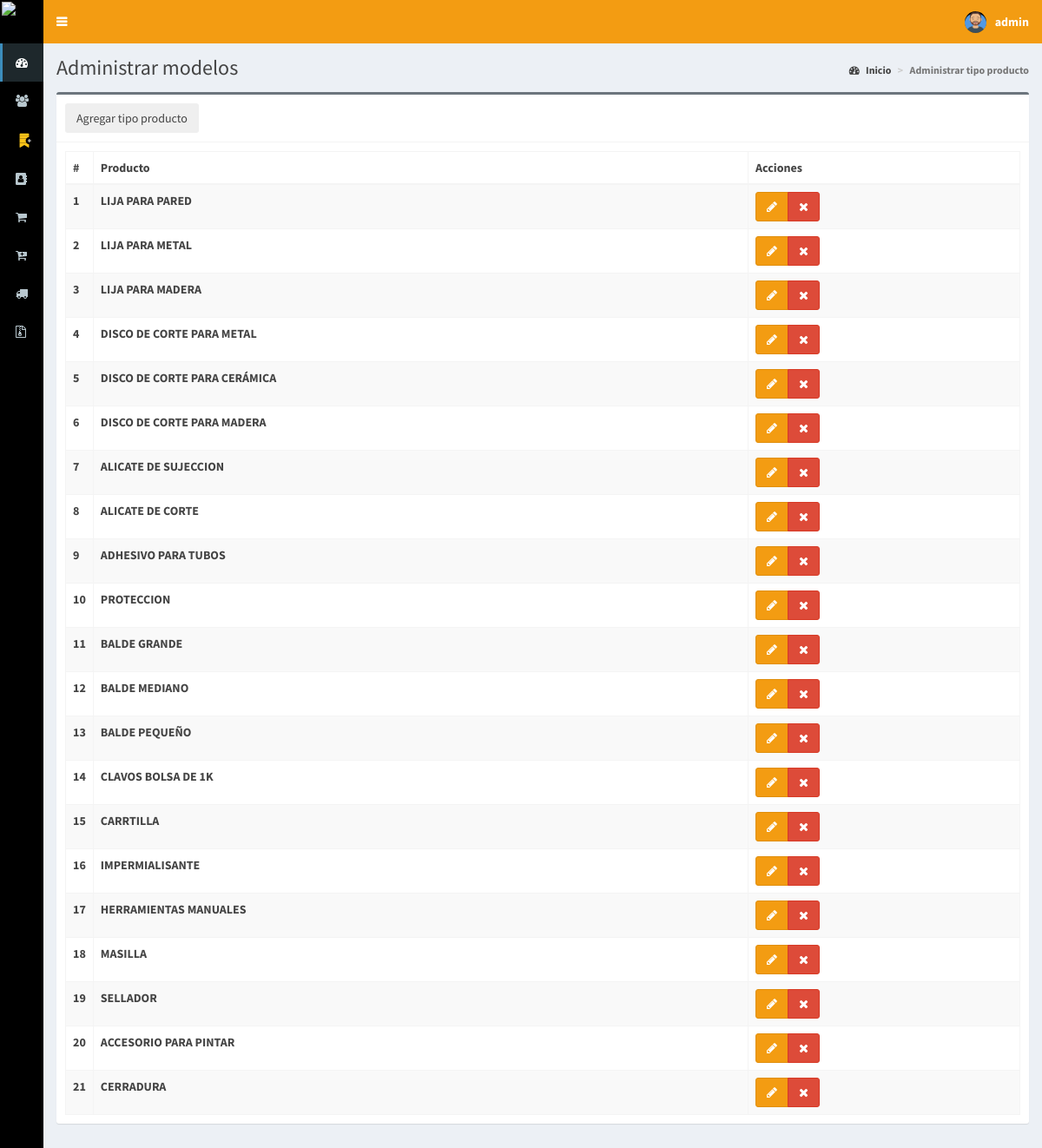
The app's page /madelas (signed in) with its own data.
### tables this page shows
CREATE TABLE `madelas` (
  `id` int(11) NOT NULL,
  `madela` text NOT NULL
);

### controladores/plantilla.controlador.php (called while the page is built)
<?php
class ControladorPlantilla{
	static public function ctrPlantilla(){
		include "vistas/plantilla.php";
	}
}

### index.php (called while the page is built, shortened)
<?php
require_once "controladores/plantilla.controlador.php";
require_once "controladores/usuarios.controlador.php";
require_once "controladores/madelas.controlador.php";
require_once "controladores/reportes.controlador.php";
require_once "modelos/madelas.modelo.php";
$plantilla = new ControladorPlantilla();
$plantilla -> ctrPlantilla();

### controladores/madelas.controlador.php (called while the page is built, shortened)
<?php
class ControladorMadelas{
	static public function ctrMostrarMadelas($item, $valor){
		$tabla = "madelas";
		$respuesta = ModeloMadelas::mdlMostrarMadelas($tabla, $item, $valor);
		return $respuesta;
	}
}

### modelos/conexion.php (called while the page is built)
<?php
class Conexion{
	static public function conectar(){
		$link = new PDO("mysql:host=localhost;dbname=ferromax",
			            "root",
			            "");
		$link->exec("set names utf8");
		return $link;
	}
}

### modelos/madelas.modelo.php (called while the page is built, shortened)
<?php
require_once "conexion.php";
class ModeloMadelas{
	static public function mdlMostrarMadelas($tabla, $item, $valor){
		if($item != null){
			$stmt = Conexion::conectar()->prepare("SELECT * FROM $tabla WHERE $item = :$item");
			$stmt -> bindParam(":".$item, $valor, PDO::PARAM_STR);
			$stmt -> execute();
			return $stmt -> fetch();
		}else{
			$stmt = Conexion::conectar()->prepare("SELECT * FROM $tabla");
			$stmt -> execute();
			return $stmt -> fetchAll();
		}
	}
}

### vistas/modulos/madelas.php (the view, shortened to what this page needs)
<div class="content-wrapper">
  <section class="content-header">
    <h1>
      Administrar modelos
    </h1>
    <ol class="breadcrumb">
      <li><a href="inicio"><i class="fa fa-dashboard"></i> Inicio</a></li>
      <li class="active">Administrar tipo producto</li>
    </ol>
  </section>
  <section class="content">
    <div class="box">
      <div class="box-header with-border">
        <button class="btn custom-btn" data-toggle="modal" data-target="#modalAgregarMadela">
          Agregar tipo producto
        </button>
      </div>
      <div class="box-body">
        <table class="table table-bordered table-striped dt-responsive tablas" width="100%">
          <thead>
            <tr>
              <th style="width:10px">#</th>
              <th>Producto</th>
              <th>Acciones</th>
            </tr>
          </thead>
          <tbody>
            <?php
            $item = null;
            $valor = null;
            $madelas = ControladorMadelas::ctrMostrarMadelas($item, $valor);
            foreach ($madelas as $key => $value) {
              echo '<tr>
                      <td>' . ($key + 1) . '</td>
                      <td class="text-uppercase">' . $value["madela"] . '</td>
                      <td>
                        <div class="btn-group">
                          <button class="btn btn-warning btnEditarMadela" idMadela="' . $value["id"] . '" data-toggle="modal" data-target="#modalEditarMadela">
                            <i class="fa fa-pencil"></i>
                          </button>';
              if ($_SESSION["perfil"] == "Administrador") {
                  echo '<button class="btn btn-danger btnEliminarMadela" idMadela="' . $value["id"] . '">
                            <i class="fa fa-times"></i>
                        </button>';
              }
              echo '</div>
                    </td>
                    </tr>';
          }
            ?>
          </tbody>
        </table>
      </div>
    </div>
  </section>
</div>

### records on screen
madelas: madela "LIJA PARA PARED"
madelas: madela "LIJA PARA METAL"
madelas: madela "LIJA PARA MADERA"
madelas: madela "DISCO DE CORTE PARA METAL"
madelas: madela "DISCO DE CORTE PARA CERÁMICA"
madelas: madela "DISCO DE CORTE PARA MADERA"
madelas: madela "ALICATE DE SUJECCION"
madelas: madela "ALICATE DE CORTE"
madelas: madela "ADHESIVO PARA TUBOS"
madelas: madela "PROTECCION"
madelas: madela "BALDE GRANDE"
madelas: madela "BALDE MEDIANO"
madelas: madela "BALDE PEQUEÑO"
madelas: madela "CLAVOS BOLSA DE 1K"
madelas: madela "CARRTILLA"
madelas: madela "IMPERMIALISANTE"
madelas: madela "HERRAMIENTAS MANUALES"
madelas: madela "MASILLA"
madelas: madela "SELLADOR"
madelas: madela "ACCESORIO PARA PINTAR"
madelas: madela "CERRADURA"

### other values on screen
$_SESSION["nombre"] "admin"
